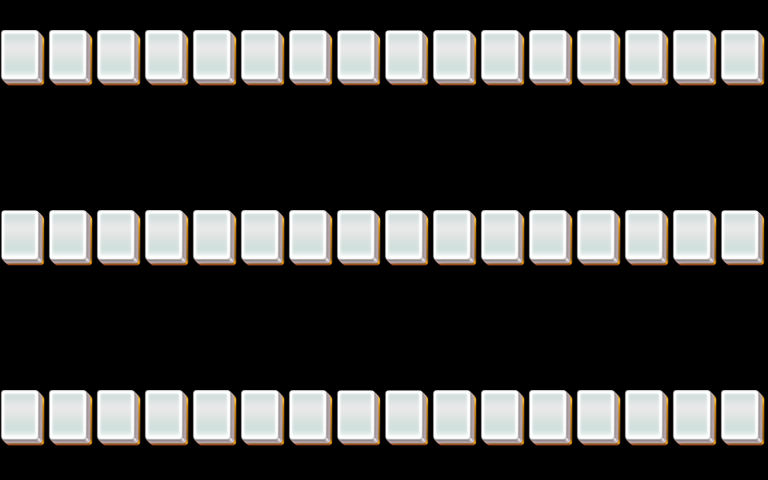

The image is a tile-based game level rendered from a .tmx file. Its description and source (layers, tilesets, objects; grid data summarised) follow:
An orthogonal 32x16 tile map with 24x30 px tiles, 5 tile layers (layer1, layer2, layer3, layer4, ...).

<map version="1.0" orientation="orthogonal" width="32" height="16" tilewidth="24" tileheight="30">
 <properties>
  <property name="species" value="15" />
 </properties>
 <tileset firstgid="1" name="mahjong" tilewidth="48" tileheight="60">
  <image source="mahjong.png" />
 </tileset>
 <layer name="layer1" width="32" height="16">
  <data>[512 cells, 48 non-empty, 1 distinct tile ids]</data>
 </layer>
 <layer name="layer2" width="32" height="16">
  <data>[512 cells, 42 non-empty, 1 distinct tile ids]</data>
 </layer>
 <layer name="layer3" width="32" height="16">
  <data>[512 cells, 34 non-empty, 1 distinct tile ids]</data>
 </layer>
 <layer name="layer4" width="32" height="16">
  <data>[512 cells, 26 non-empty, 1 distinct tile ids]</data>
 </layer>
 <layer name="layer5" width="32" height="16">
  <data>[512 cells, 18 non-empty, 1 distinct tile ids]</data>
 </layer>
</map>
